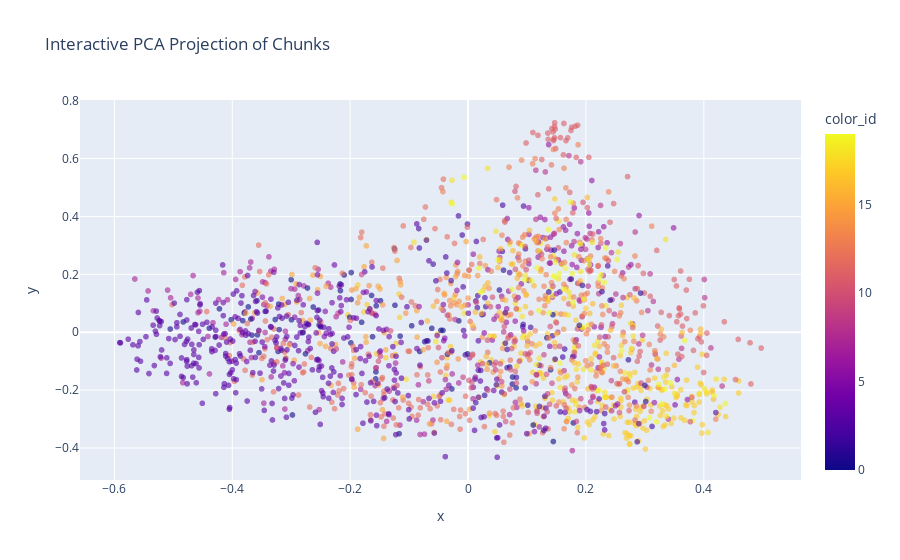

Here is the notebook cell this chart was saved with:
### Code cell
fig = px.scatter(
    df,
    x="x",
    y="y",
    color="color_id",
    hover_data=["document", "chunk", "preview"],
    title="Interactive PCA Projection of Chunks"
)
fig.update_traces(marker=dict(size=6, opacity=0.6))
fig.update_layout(showlegend=False)
fig.show()

### Figure 1 — Plotly figure (JSON) as saved in the notebook; plotly's stock layout.template omitted (floating-point values rounded to 4 significant figures; data arrays with more than 128 entries replaced by an {"elided": "..."} marker saying what was removed)
{"data": [{"customdata": {"elided": "1697x3 mixed values"}, "hovertemplate": "x=%{x}<br>y=%{y}<br>document=%{customdata[0]}<br>chunk=%{customdata[1]}<br>preview=%{customdata[2]}<br>color_id=%{marker.color}<extra></extra>", "legendgroup": "", "marker": {"color": {"elided": "1697 int values"}, "coloraxis": "coloraxis", "opacity": 0.6, "size": 6, "symbol": "circle"}, "mode": "markers", "name": "", "showlegend": false, "type": "scattergl", "x": {"elided": "1697 float values"}, "xaxis": "x", "y": {"elided": "1697 float values"}, "yaxis": "y"}], "layout": {"coloraxis": {"colorbar": {"title": {"text": "color_id"}}, "colorscale": [[0, "#0d0887"], [0.1111, "#46039f"], [0.2222, "#7201a8"], [0.3333, "#9c179e"], [0.4444, "#bd3786"], [0.5556, "#d8576b"], [0.6667, "#ed7953"], [0.7778, "#fb9f3a"], [0.8889, "#fdca26"], [1, "#f0f921"]]}, "legend": {"tracegroupgap": 0}, "showlegend": false, "title": {"text": "Interactive PCA Projection of Chunks"}, "xaxis": {"anchor": "y", "domain": [0, 1], "title": {"text": "x"}}, "yaxis": {"anchor": "x", "domain": [0, 1], "title": {"text": "y"}}}}
